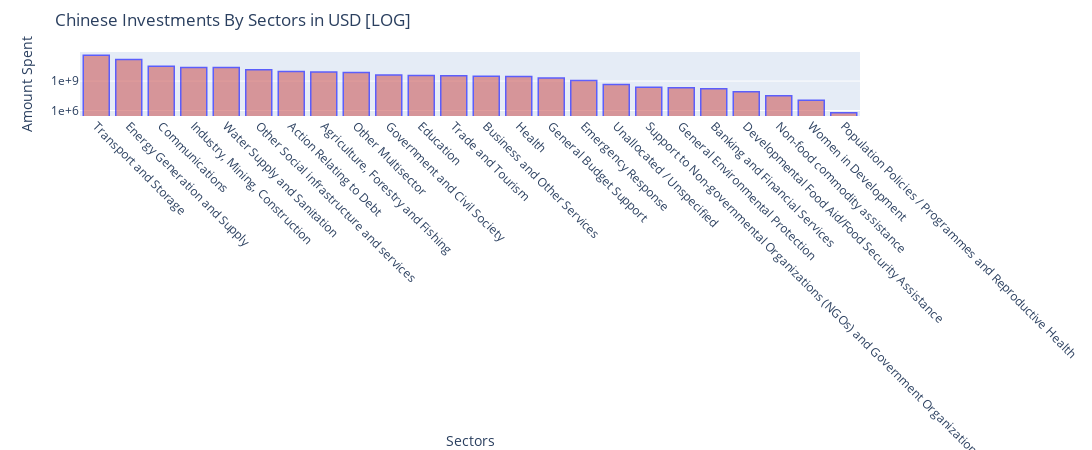

Notebook cell for this chart:
### Code cell
#pd.set_option("display.precision", 3)
fig = px.bar(no_duplicates, y='amount_USD_sector', x='ad_sector_names', log_y = True )

fig.update_layout(
                 title="Chinese Investments By Sectors in USD [LOG]",
                 xaxis_title="Sectors",
                 yaxis_title="Amount Spent",width=1500, height=450,
                 yaxis = dict(showexponent = 'all',exponentformat = 'e'))

fig.update_yaxes(nticks=3)
fig.update_xaxes(tickangle=45)

fig.update_traces(
                  marker_line_color='blue',
                  marker_line_width=1.5,opacity=0.6,
                  marker_color='indianred')



fig.show()

### Figure 1 — Plotly figure (JSON) as saved in the notebook; plotly's stock layout.template omitted (floating-point values rounded to 4 significant figures)
{"data": [{"alignmentgroup": "True", "hovertemplate": "ad_sector_names=%{x}<br>amount_USD_sector=%{y}<extra></extra>", "legendgroup": "", "marker": {"color": "indianred", "line": {"color": "blue", "width": 1.5}}, "name": "", "offsetgroup": "", "opacity": 0.6, "orientation": "v", "showlegend": false, "textposition": "auto", "type": "bar", "x": ["Transport and Storage", "Energy Generation and Supply", "Communications", "Industry, Mining, Construction", "Water Supply and Sanitation", "Other Social infrastructure and services", "Action Relating to Debt", "Agriculture, Forestry and Fishing", "Other Multisector", "Government and Civil Society", "Education", "Trade and Tourism", "Business and Other Services", "Health", "General Budget Support", "Emergency Response", "Unallocated / Unspecified", "Support to Non-governmental Organizations (NGOs) and Government Organizations", "General Environmental Protection", "Banking and Financial Services", "Developmental Food Aid/Food Security Assistance", "Non-food commodity assistance", "Women in Development", "Population Policies / Programmes and Reproductive Health"], "xaxis": "x", "y": [429582671874, 159969314899, 32919387215, 24161170477, 23536318206, 14171603691, 9143589842, 8415333613, 7438490145, 4112738415, 3573286710, 3447962637, 3148103964, 2844680375, 2008344854, 1111809104, 445060062, 230362298, 208623046, 164076776, 79113756, 31744853, 11007359, 584301], "yaxis": "y"}], "layout": {"barmode": "relative", "height": 450, "legend": {"tracegroupgap": 0}, "margin": {"t": 60}, "title": {"text": "Chinese Investments By Sectors in USD [LOG]"}, "width": 1500, "xaxis": {"anchor": "y", "autorange": true, "domain": [0, 1], "range": [-0.5, 23.5], "tickangle": 45, "title": {"text": "Sectors"}, "type": "category"}, "yaxis": {"anchor": "x", "autorange": true, "domain": [0, 1], "exponentformat": "e", "nticks": 3, "range": [5.441, 11.96], "showexponent": "all", "title": {"text": "Amount Spent"}, "type": "log"}}}
